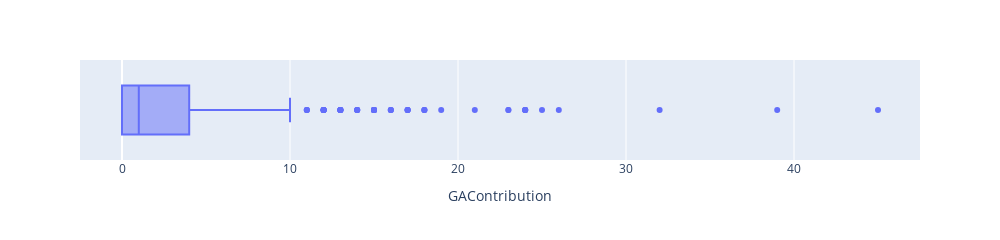

The notebook cell saved with this chart:
### Code cell
fig = px.box(data, x="GAContribution")
fig.update_traces(quartilemethod="exclusive")
fig.update_layout(width=1000, height=200)
fig.write_image("GA Contribution Boxplot.png", format="png")
fig.show()

### Figure 1 — Plotly figure (JSON) as saved in the notebook; plotly's stock layout.template omitted (floating-point values rounded to 4 significant figures; data arrays with more than 128 entries replaced by an {"elided": "..."} marker saying what was removed)
{"data": [{"alignmentgroup": "True", "hovertemplate": "GAContribution=%{x}<extra></extra>", "legendgroup": "", "marker": {"color": "#636efa"}, "name": "", "notched": false, "offsetgroup": "", "orientation": "h", "quartilemethod": "exclusive", "showlegend": false, "type": "box", "x": {"elided": "576 int values"}, "x0": " ", "xaxis": "x", "y0": " ", "yaxis": "y"}], "layout": {"boxmode": "group", "height": 200, "legend": {"tracegroupgap": 0}, "margin": {"t": 60}, "width": 1000, "xaxis": {"anchor": "y", "autorange": true, "domain": [0, 1], "range": [-2.5, 47.5], "title": {"text": "GAContribution"}, "type": "linear"}, "yaxis": {"anchor": "x", "autorange": true, "domain": [0, 1], "range": [-0.5, 0.5], "type": "category"}}}
